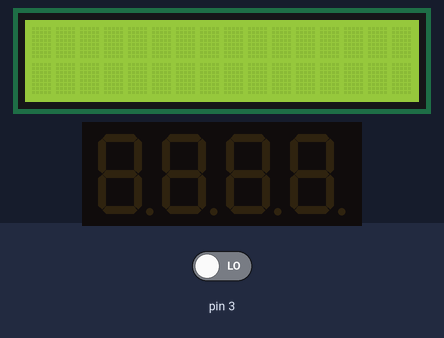
This sketch was run on a simulated Arduino Uno, built with avr-gcc and run on an emulated ATmega328P. Parts: 16×2 character LCD, 4-digit seven-segment display. Inputs (shaded band) come from the test bench; at power-on: pin 3 LOW.

Above: at 1.2 s.
1.3 s: pin 3 driven HIGH
At 1.46 s:
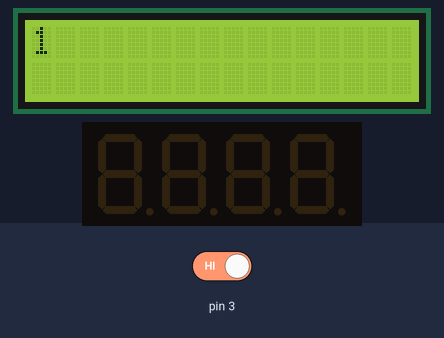
2.8 s: pin 3 driven LOW
At 2.8 s:
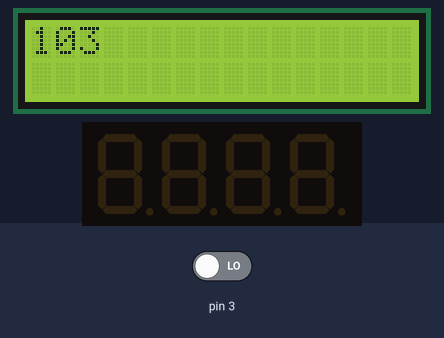
4.3 s: pin 3 driven HIGH
At 4.46 s:
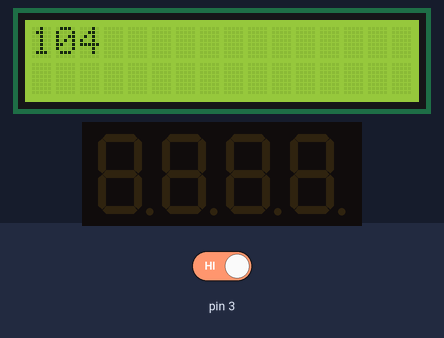
Timing chart, 0 to 7.3 s (numbered marks = the images above; inputs shaded):
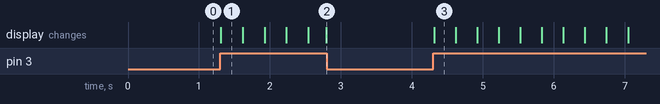

Measured:
- after the input at 1.3 s, the display: changes at once (image 1)
- after the input at 2.8 s, every drawn part: stays the same
- after the input at 4.3 s, the display: changes at once (image 3)

The sketch:

lcd_display_test.ino
```cpp
#include <Adafruit_LEDBackpack.h>
#include <Adafruit_LiquidCrystal.h>
#include "Adafruit_LEDBackpack.h"

int help = 0;

Adafruit_LiquidCrystal lcd_1(0);

Adafruit_7segment led_display1 = Adafruit_7segment();

void setup()
{
  pinMode(3, INPUT);
  lcd_1.begin(16, 2);
  led_display1.begin(112);

  help = 0;
}

void loop()
{
  if (digitalRead(3) == true) {
    lcd_1.setCursor(0, 0);
    help += 1;
    lcd_1.print(help);
    led_display1.clear();
    led_display1.writeDisplay();
  }
  delay(10);
}
```
